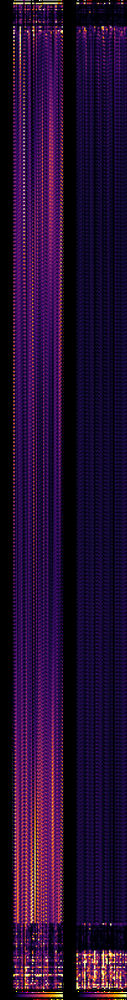
#> input picture visualizations/selector_attention/example_bees_ar_v8_selector_v6.png, 127 x 1000 px, shrunk from 1000 x 7844 before the run
$ python -i text_segmentation.py   (imports and definitions only)
#> lines starting #> are read from the running program, lines starting #| are printed output that depends on the picture; after the words box and inside, x2 and y2 are one past the last pixel; in counts of white or black regions, pixels touching at a corner belong together
from string import whitespace
from collections import Counter, defaultdict

import numpy as np
import pandas as pd
import matplotlib.pyplot as plt
from tqdm.autonotebook import tqdm

from scipy import ndimage as ndi

from skimage.exposure import histogram, match_histograms
from skimage import segmentation
from skimage.filters import sobel
from skimage.color import label2rgb
from skimage.feature import match_template

from PIL import Image, ImageDraw, ImageFont
from PIL import ImageOps as O


def _validate_image_histogram(image, hist, nbins=None):
    """
    from skimage.filters.thresholding

    https://github.com/scikit-image/scikit-image/blob/master/skimage/filters/thresholding.py#L239-L279
    @ c799c7d
    """
    if image is None and hist is None:
        raise Exception("Either image or hist must be provided.")

    if hist is not None:
        if isinstance(hist, (tuple, list)):
            counts, bin_centers = hist
        else:
            counts = hist
            bin_centers = np.arange(counts.size)
    else:
        counts, bin_centers = histogram(image.ravel(), nbins, source_range="image")
    return counts.astype(float), bin_centers


# [94 lines left out: functions hist_local_maxima, hist_quantiles, not called in this run]


def hist_flatregion(
    image=None,
    nbins=256,
    mass_target=0.8,
    verbose=False,
    nozero=False,
    amax=False,
    minratio=None,
    debug=False,
    *,
    hist=None,
):
    def vprint(*args, **kwargs):
        if verbose:
            print(*args, **kwargs)

    counts, bin_centers = _validate_image_histogram(image, hist, nbins)
    relcounts = counts / counts.sum()

    left, right = nbins // 2, nbins // 2
    mass = relcounts[:left].sum() + relcounts[right:].sum()

    step = 0
    while mass > mass_target:
        if (left <= 0) and (right >= nbins):
            break
        if step > nbins:
            # catch bug before inf loop
            break

        dmass_left = relcounts[left - 1] if left > 0 else 2
        dmass_right = relcounts[right] if right < nbins - 1 else 2

        if dmass_left < dmass_right:
            left -= 1
        else:
            right += 1

        mass = relcounts[:left].sum() + relcounts[right:].sum()
        step += 1
        if step % 5 == 0:
            vprint((left, right, f"{mass:.2f}"), end=" ")
    return left, right


def region_based_segment(
    array,
    nozero=False,
    q=None,
    expected_nchars=None,
    show_intermediate=False,
    method="flatregion",
):
    elevation_map = sobel(array)

    if show_intermediate:
        fig, ax = plt.subplots(figsize=(4, 3))
        ax.imshow(elevation_map, cmap=plt.cm.gray)
        ax.set_title("elevation map")
        ax.axis("off")
        plt.show()

    markers = np.zeros_like(array)

    all_mean = np.mean(array)
    # center_mean = np.mean(
    #     array[
    #         (array.shape[0] // 4) : (3 * array.shape[0] // 4),
    #         (array.shape[1] // 4) : (3 * array.shape[1] // 4),
    #     ]
    # )
    corners = (array[:5, :5], array[:5, -5:], array[-5:, :5], array[-5:, -5:])
    corner_mean = np.mean([np.mean(c) for c in corners])
    invert_for_markers = corner_mean > all_mean  # all_mean > center_mean

    if invert_for_markers:
        array_for_markers = 255 - array
    else:
        array_for_markers = array

    hist, hist_centers = histogram(array_for_markers, normalize=True)
    if q is None:
        if method == "maxima":
            maximum_idxs, smooth_hist, smooth_hist_path = hist_local_maxima(
                array_for_markers, nozero=nozero, debug=False
            )
        elif method == "flatregion":
            maximum_idxs = hist_flatregion(array_for_markers)
        else:
            raise ValueError(method)

        if show_intermediate:
            fig, axes = plt.subplots(1, 2, figsize=(8, 3))
            axes[0].imshow(array, cmap=plt.cm.gray)
            axes[0].axis("off")
            axes[1].plot(hist_centers, hist, lw=2)
            if method == "maxima":
                axes[1].plot(
                    hist_centers,
                    smooth_hist / smooth_hist.sum(),
                    lw=2,
                )
            axes[1].set_title("histogram of gray values")
            for t in maximum_idxs:
                axes[1].axvline(t, c="g")
            plt.show()

            if method == "maxima":
                fig, ax = plt.subplots(1, 1, figsize=(8, 6))
                traces = smooth_hist_path[::20]
                for i, h in enumerate(traces):
                    ax.plot(
                        hist_centers,
                        h,
                        lw=2,
                        color=(i / len(traces), 0, 1 - (i / len(traces))),
                        alpha=0.5,
                    )
                    for t in maximum_idxs:
                        ax.axvline(t, c="g")

            plt.show()

        qlow, qhigh = maximum_idxs
    else:
        qlow, qhigh = q

    if show_intermediate:
        print((qlow, qhigh))
        print(hist[hist_centers <= qlow].sum() / hist.sum())
        print(hist[hist_centers >= qhigh].sum() / hist.sum())

    markers[array_for_markers <= qlow] = 1
    markers[array_for_markers >= qhigh] = 2

    if show_intermediate:
        fig, ax = plt.subplots(figsize=(4, 3))
        im_ = ax.imshow(
            markers,
        )
        ax.set_title("markers")
        ax.axis("off")
        plt.colorbar(im_)
        plt.show()

    segmentation_array = segmentation.watershed(elevation_map, markers)

    if show_intermediate:
        fig, ax = plt.subplots(figsize=(4, 3))
        ax.imshow(segmentation_array, cmap=plt.cm.gray)
        ax.set_title("segmentation")
        ax.axis("off")
        plt.show()

    segmentation_array_holefilled = ndi.binary_fill_holes(segmentation_array - 1)
    labeled_array, _ = ndi.label(segmentation_array_holefilled)

    # NEW by rob
    labeled_array = np.where(
        segmentation_array == 2, labeled_array, np.zeros_like(labeled_array)
    )

    image_label_overlay = label2rgb(
        labeled_array,
        image=None,
        bg_label=0,
    )

    q = (qlow, qhigh)
    return segmentation_array, labeled_array, image_label_overlay, invert_for_markers, q


# [93 lines left out: functions find_ordered_characters, label_crop_to_bbox, label_to_masked_cropped, make_imitation_target, pad_crop_to, not called in this run]


def fontbox(fnt, text):
    box = fnt.getbbox(text)
    return (box[2] - box[0], box[3] - box[1])


def fontratio(fnt, text, ref):
    box = fontbox(fnt, text)
    return [box[i] / ref.shape[i] for i in [0, 1]]


# [489 lines left out: functions estimate_font_size, imitate, font_fit, fonts_fit, measure_text_color, measure_bg_color and 6 more, not called in this run]


class BBox4Point:
    # [15 lines left out: functions __init__, _intersect_h, _intersect_v, not called in this run]

    def intersect(self, bbox):
        return self._intersect_h(bbox) and self._intersect_v(bbox)

    def crop(self, im):
        abs_box = bbox_abs(self, im)
        return im.crop(abs_box)

    # [45 lines left out: functions __repr__, from_aws, combine_bboxes, make_image_simple, not called in this run]

>>> import cv2
>>> picture = cv2.imread('visualizations/selector_attention/example_bees_ar_v8_selector_v6.png', cv2.IMREAD_GRAYSCALE)
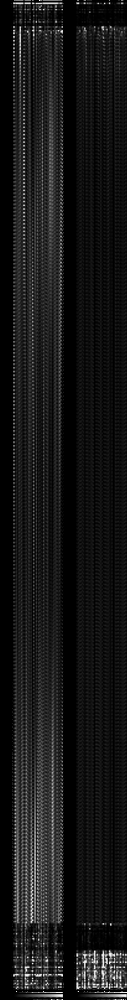
#> picture: shape (1000, 127); min 0, max 255, mean 23.2
>>> result = region_based_segment(picture)
#> in region_based_segment, `elevation_map = sobel(array)`:
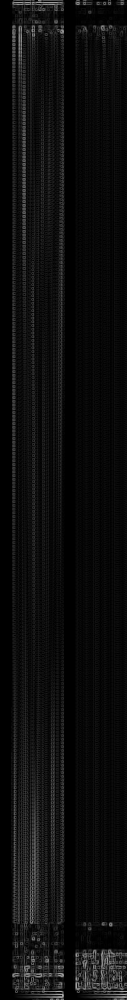
#> elevation_map: shape (1000, 127) float64; min 0, max 0.702, mean 0.0537
#> in region_based_segment, `all_mean = np.mean(array)`: all_mean = 23.19
#> in region_based_segment, `corner_mean = np.mean([np.mean(c) for c in corners])`: corner_mean = 35.4
#> in region_based_segment, `invert_for_markers = corner_mean > all_mean`: invert_for_markers = True
#> in region_based_segment, `array_for_markers = 255 - array`:
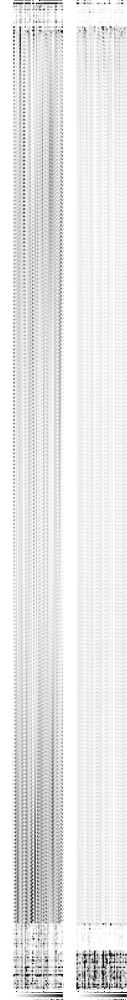
#> array_for_markers: shape (1000, 127); min 0, max 255, mean 231.8
#> in region_based_segment, `hist, hist_centers = histogram(array_for_markers, normalize=True)`: hist = 256 values, max 0.216 at index 255, min 0 at index 1, mean 0.00391; hist_centers = 256 values from 0 to 255
#> in _validate_image_histogram, `counts, bin_centers = histogram(image.ravel(), nbins, source_range="im..`: counts = 256 values, max 27454 at index 255, min 0 at index 1, mean 496.1; bin_centers = 256 values from 0 to 255
#> in hist_flatregion, `relcounts = counts / counts.sum()`: relcounts has the same summary as hist in region_based_segment
#> in hist_flatregion, `mass = relcounts[:left].sum() + relcounts[right:].sum()`: mass = 1
#> the loop in hist_flatregion, `while mass > mass_target:` made 220 passes
#> (dmass_left, left, mass) on passes 1 to 12: (0.000252, 127, 1), (0.000252, 126, 0.999), (0.000252, 125, 0.999), (0.000236, 124, 0.999), (0.000276, 123, 0.999), (0.000307, 122, 0.998), (0.000378, 121, 0.998), (0.000307, 120, 0.998), (0.000299, 119, 0.997), (0.000244, 118, 0.997), (0.000244, 117, 0.997), (0.000252, 116, 0.997)
#> (dmass_left, left) on passes 61 to 66: (0.000157, 67), (7.09e-05, 66), (4.72e-05, 65), (8.66e-05, 64), (7.09e-05, 63), (4.72e-05, 62)
#> after the loop in hist_flatregion, `while mass > mass_target:`: left = 0; right = 220
#> in region_based_segment, `maximum_idxs = hist_flatregion(array_for_markers)`: maximum_idxs = (0, 220)
#> in region_based_segment, `qlow, qhigh = maximum_idxs`: qlow = 0; qhigh = 220
#> in region_based_segment, `segmentation_array = segmentation.watershed(elevation_map, markers)`:
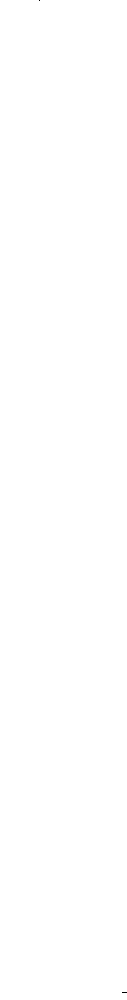
#> segmentation_array: shape (1000, 127); values 1 (black) and 2 (white), 100% white; black in thin lines or dots, all inside (x1, y1, x2, y2) = (39, 0, 127, 993)
#> in region_based_segment, `image_label_overlay = label2rgb( labeled_array, image=None, bg_label=0..`:
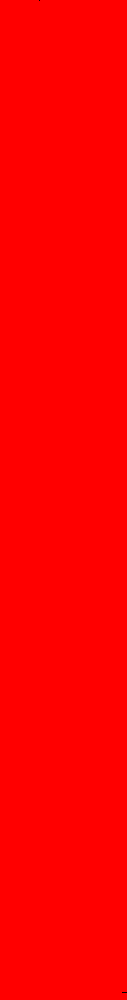
#> image_label_overlay: shape (1000, 127, 3) float64; mean R, G, B 1, 0, 0
#> in region_based_segment, `q = (qlow, qhigh)`: q = (0, 220)
#> result = 5 items

$ run again, on visualizations/selector_attention/example_bees_ar_v9_1_selector_v2.png
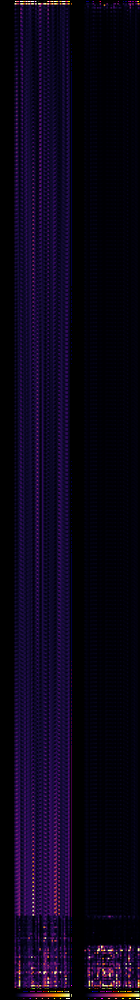
#> input picture visualizations/selector_attention/example_bees_ar_v9_1_selector_v2.png, 140 x 1000 px, shrunk from 1000 x 7135 before the run
#> in region_based_segment, `elevation_map = sobel(array)`:
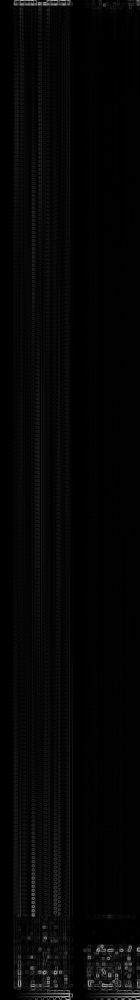
#> elevation_map: shape (1000, 140) float64; min 0, max 0.707, mean 0.0217
#> all_mean = 8.32
#> corner_mean = 41.76
#> invert_for_markers = True
#> in region_based_segment, `array_for_markers = 255 - array`:
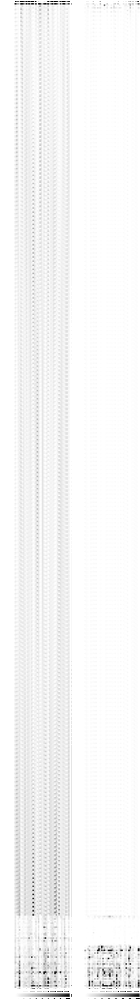
#> array_for_markers: shape (1000, 140); min 0, max 255, mean 246.7
#> hist = 256 values, max 0.403 at index 255, min 0 at index 1, mean 0.00391; hist_centers = 256 values from 0 to 255
#> in _validate_image_histogram, `counts, bin_centers = histogram(image.ravel(), nbins, source_range="im..`: counts = 256 values, max 56437 at index 255, min 0 at index 1, mean 546.9; bin_centers = 256 values from 0 to 255
#> relcounts has the same summary as hist in region_based_segment
#> in hist_flatregion, `mass = relcounts[:left].sum() + relcounts[right:].sum()`: mass = 1
#> the loop in hist_flatregion, `while mass > mass_target:` made 241 passes
#> (dmass_left, dmass_right, left, mass) on passes 1 to 8: (2.86e-05, 0.000129, 127, 1), (3.57e-05, 0.000129, 126, 1), (2.86e-05, 0.000129, 125, 1), (4.29e-05, 0.000129, 124, 1), (7.14e-06, 0.000129, 123, 1), (2.14e-05, 0.000129, 122, 1), (3.57e-05, 0.000129, 121, 1), (7.86e-05, 0.000129, 120, 1)
#> after the loop in hist_flatregion, `while mass > mass_target:`: left = 0; right = 241
#> maximum_idxs = (0, 241)
#> qlow = 0; qhigh = 241
#> segmentation_array: shape (1000, 140); values 1 (black) and 2 (white), 100% white; black in thin lines or dots, all inside (x1, y1, x2, y2) = (15, 1, 140, 999)
#> segmentation_array_holefilled: shape (1000, 140) bool; 100% white; black in thin lines or dots, all inside (x1, y1, x2, y2) = (136, 998, 140, 999)
#> q = (0, 241)
#> result = 5 items

$ run again, on visualizations/selector_attention/example_bouncingball_ar_v8_selector_v6.png
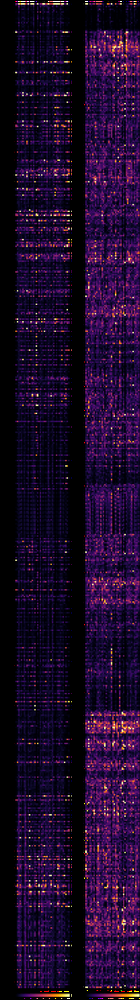
#> input picture visualizations/selector_attention/example_bouncingball_ar_v8_selector_v6.png, 140 x 1000 px, shrunk from 1000 x 7123 before the run
#> in region_based_segment, `elevation_map = sobel(array)`:
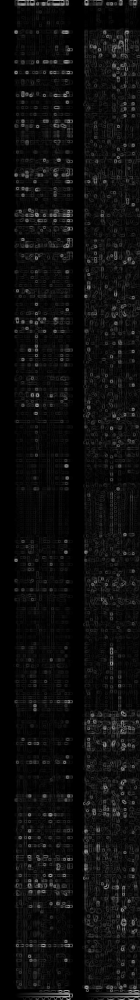
#> elevation_map: shape (1000, 140) float64; min 0, max 0.707, mean 0.0555
#> all_mean = 19.09
#> corner_mean = 33
#> invert_for_markers = True
#> in region_based_segment, `array_for_markers = 255 - array`:
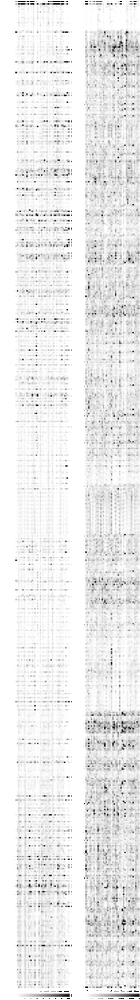
#> array_for_markers: shape (1000, 140); min 0, max 255, mean 235.9
#> hist = 256 values, max 0.253 at index 255, min 0 at index 1, mean 0.00391; hist_centers = 256 values from 0 to 255
#> in _validate_image_histogram, `counts, bin_centers = histogram(image.ravel(), nbins, source_range="im..`: counts = 256 values, max 35484 at index 255, min 0 at index 1, mean 546.9; bin_centers = 256 values from 0 to 255
#> relcounts has the same summary as hist in region_based_segment
#> in hist_flatregion, `mass = relcounts[:left].sum() + relcounts[right:].sum()`: mass = 1
#> the loop in hist_flatregion, `while mass > mass_target:` made 225 passes
#> (dmass_left, dmass_right, left, mass) on passes 2, 3, 4, 8, 9, 10, 11, 12: (0.0002, 0.000214, 127, 1), (0.000171, 0.000214, 126, 0.999), (0.000186, 0.000214, 125, 0.999), (0.000214, 0.00025, 124, 0.999), (0.000186, 0.00025, 123, 0.998), (0.0001, 0.00025, 122, 0.998), (0.000164, 0.00025, 121, 0.998), (0.000157, 0.00025, 120, 0.998)
#> after the loop in hist_flatregion, `while mass > mass_target:`: left = 0; right = 225
#> maximum_idxs = (0, 225)
#> qlow = 0; qhigh = 225
#> segmentation_array: shape (1000, 140); values 1 (black) and 2 (white), 100% white; black in thin lines or dots, all inside (x1, y1, x2, y2) = (18, 1, 136, 999)
#> segmentation_array_holefilled: shape (1000, 140) bool; every value is 1
#> q = (0, 225)
#> result = 5 items

$ run again, on visualizations/selector_attention/example_bouncingball_ar_v9_1_selector_v2.png
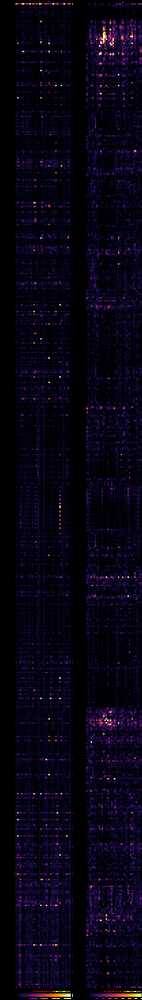
#> input picture visualizations/selector_attention/example_bouncingball_ar_v9_1_selector_v2.png, 142 x 1000 px, shrunk from 1000 x 7046 before the run
#> `picture = cv2.imread('visualizations/selector_attention/example_bees_a..`:
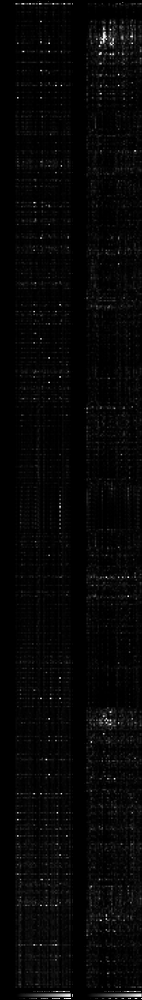
#> picture: shape (1000, 142); min 0, max 255, mean 6.5
#> all_mean = 6.48
#> corner_mean = 28.01
#> invert_for_markers = True
#> in region_based_segment, `array_for_markers = 255 - array`:
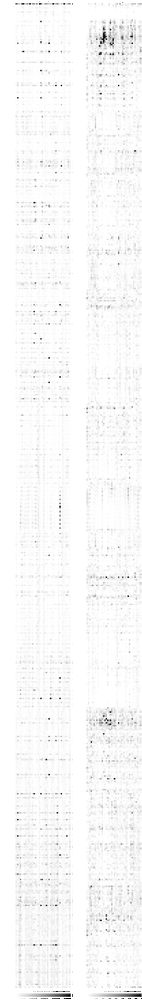
#> array_for_markers: shape (1000, 142); min 0, max 255, mean 248.5
#> hist = 256 values, max 0.333 at index 255, min 0 at index 1, mean 0.00391; hist_centers = 256 values from 0 to 255
#> in _validate_image_histogram, `counts, bin_centers = histogram(image.ravel(), nbins, source_range="im..`: counts = 256 values, max 47236 at index 255, min 0 at index 1, mean 554.7; bin_centers = 256 values from 0 to 255
#> relcounts has the same summary as hist in region_based_segment
#> in hist_flatregion, `mass = relcounts[:left].sum() + relcounts[right:].sum()`: mass = 1
#> the loop in hist_flatregion, `while mass > mass_target:` made 247 passes
#> (dmass_left, left, mass) on passes 1 to 8: (5.63e-05, 127, 1), (7.04e-05, 126, 1), (4.23e-05, 125, 1), (4.93e-05, 124, 1), (4.23e-05, 123, 1), (2.11e-05, 122, 1), (2.82e-05, 121, 1), (7.04e-05, 120, 1)
#> after the loop in hist_flatregion, `while mass > mass_target:`: left = 0; right = 247
#> maximum_idxs = (0, 247)
#> qlow = 0; qhigh = 247
#> segmentation_array: shape (1000, 142); values 1 (black) and 2 (white), 100% white; black in thin lines or dots, all inside (x1, y1, x2, y2) = (64, 998, 71, 999)
#> segmentation_array_holefilled: shape (1000, 142) bool; every value is 1
#> q = (0, 247)
#> result = 5 items
